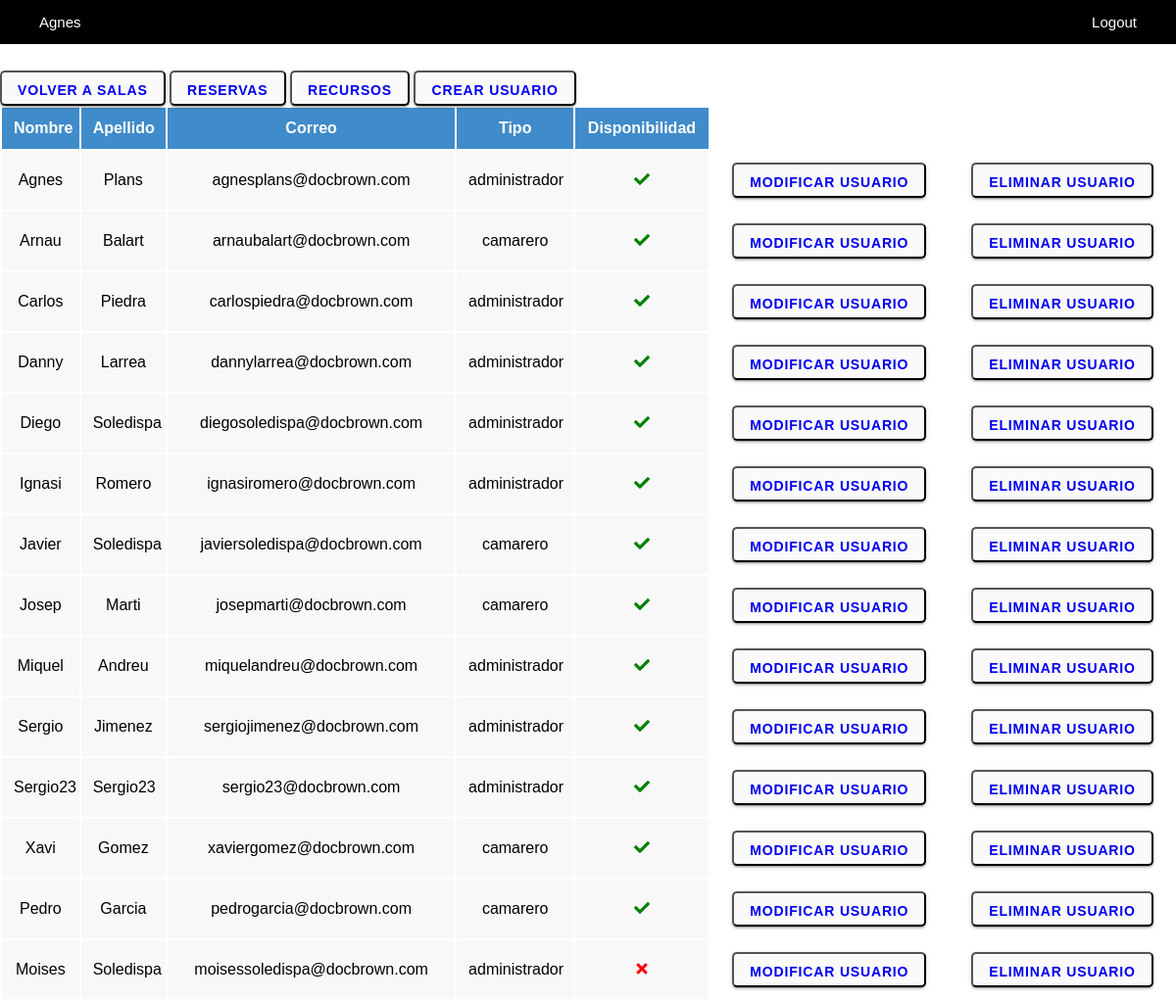
The page /view/zona.usuarios.php (signed in) on the database its author committed.
### tables this page shows
CREATE TABLE `tbl_usuario` (
  `id_u` int(11) NOT NULL,
  `nombre_u` varchar(45) DEFAULT NULL,
  `apellido_u` varchar(45) DEFAULT NULL,
  `correo_u` varchar(100) DEFAULT NULL,
  `contraseña_u` varchar(45) DEFAULT NULL,
  `tipo_u` enum('camarero','administrador') DEFAULT NULL,
  `disponibilidad_u` enum('si','no') DEFAULT NULL
);

### view/zona.usuarios.php (the view, shortened to what this page needs)
<?php
require_once "../services/connection.php";
if ($_SESSION['email']=="") {
    header("location:login.php");
}else {
?>
<!DOCTYPE html>
<html lang="en">
<head>
    <link rel="stylesheet" type="text/css" href="../css/styles.css">
    <link rel="stylesheet" href="https://pro.fontawesome.com/releases/v5.10.0/css/all.css"/>
</head>
<body>
        <ul class="padding-lat">
            <li><a><?php echo $_SESSION["nombre"];?></a></li>
            <li class="right">
                <a href="../proceses/logout.proc.php">Logout</a>
            </li>
        </ul>
    <br><br><br><br>
    <button type="submit"><a type='button' href='zona.sala.php'>Volver a salas</a></button>
    <button type="submit"><a type='button' href='zona.reserva.php'>Reservas</a></button>
    <button type="submit"><a type='button' href='zona.recursos.php'>Recursos</a></button>
    <button type="submit"><a type='button' href='form.usuarios.php'>Crear usuario</a></button>
    <?php
    $usuarios=$pdo->prepare("SELECT * FROM tbl_usuario");
    try{
        $pdo->beginTransaction();
        $usuarios->execute();
        echo  "<div>";
        echo  "<table>";
        echo  "<tr>";
        echo  "<th class='blue'>Nombre</th>";
        echo  "<th class='blue'>Apellido</th>";
        echo  "<th class='blue'>Correo</th>";
        echo  "<th class='blue'>Tipo</th>";
        echo  "<th class='blue'>Disponibilidad</th>";
        echo  "</tr>";
        foreach ($usuarios as $usuario) {
            echo  "<tr>";
                echo "<td class='gris'>{$usuario['nombre_u']}</td>";
                echo "<td class='gris'>{$usuario['apellido_u']}</td>";
                echo "<td class='gris'>{$usuario['correo_u']}</td>";
                echo "<td class='gris'>{$usuario['tipo_u']}</td>";
                if ($usuario['disponibilidad_u']=="si") {
                    echo "<td class='gris'><i class='fas fa-check green'></i></td>";
                }else{
                    echo "<td class='gris'><i class='fas fa-times red'></i></td>";
                }
                echo "<td><button type='submit'><a type='button' href='mod.usuarios.php?id_u={$usuario['id_u']}'>Modificar usuario</a></button></td>";
                echo "<td><button type='submit'><a type='button' href='../proceses/eliminarusuario.php?id_u={$usuario['id_u']}'>Eliminar usuario</a></button></td>";
            echo "</tr>";
        }
        echo "</table>";
        echo "</div>";
        $pdo->commit();
    } catch (Exception $e) {
        $pdo->rollBack();
        echo "Fallo: " . $e->getMessage();
    }
    ?>
</body>
</html>
<?php
}
?>

### css/styles.css (style rules this page uses)
* { box-sizing: border-box; font-family: Arial, Helvetica, sans-serif; }
html, body { height: 100%; }
body { margin: 0; }
ul { list-style-type: none; margin: 0; padding: 0; overflow: hidden; background-color: black; position: fixed; top: 0; width: 100%; }
li { float: left; }
li a { display: block; color: white; text-align: center; padding: 14px 16px; text-decoration: none; font-size: 15px; }
.right { float: right; }
.padding-lat { padding-left: 2%; padding-right: 2%; }
table { width: 100%; }
tr { padding: 1%; text-align: center; }
th { padding: 1%; text-align: center; }
td { padding: 1%; text-align: center; }
.gris { background-color: #f8f8f8; }
.green { color: green; }
.red { color: red; }
.blue { background-color: #408bc9; color: white; }
button { padding: 0 16px; border-radius: 5px; background-color: #fafafa; box-shadow: 0 3px 1px -2px rgba(0, 0, 0, 0.2), 0 2px 2px 0 rgba(0, 0, 0, 0.14), 0 1px 5px 0 rgba(0, 0, 0, 0.12); transition: background-color 15ms linear, box-shadow 280ms cubic-bezier(0.4, 0, 0.2, 1); height: 36px; line-height: 2.25rem; font-size: 0.875rem; font-weight: bold; letter-spacing: 0.06em; text-transform: uppercase; }
button a { text-decoration: none; }

### rows shown on the page
tbl_usuario: nombre_u "Agnes", apellido_u "Plans", correo_u "agnesplans@docbrown.com", tipo_u "administrador", disponibilidad_u "si" (drawn)
tbl_usuario: nombre_u "Arnau", apellido_u "Balart", correo_u "arnaubalart@docbrown.com", tipo_u "camarero", disponibilidad_u "si" (drawn)
tbl_usuario: nombre_u "Carlos", apellido_u "Piedra", correo_u "carlospiedra@docbrown.com", tipo_u "administrador", disponibilidad_u "si" (drawn)
tbl_usuario: nombre_u "Danny", apellido_u "Larrea", correo_u "dannylarrea@docbrown.com", tipo_u "administrador", disponibilidad_u "si" (drawn)
tbl_usuario: nombre_u "Diego", apellido_u "Soledispa", correo_u "diegosoledispa@docbrown.com", tipo_u "administrador", disponibilidad_u "si" (drawn)
tbl_usuario: nombre_u "Ignasi", apellido_u "Romero", correo_u "ignasiromero@docbrown.com", tipo_u "administrador", disponibilidad_u "si" (drawn)
tbl_usuario: nombre_u "Javier", apellido_u "Soledispa", correo_u "javiersoledispa@docbrown.com", tipo_u "camarero", disponibilidad_u "si" (drawn)
tbl_usuario: nombre_u "Josep", apellido_u "Marti", correo_u "josepmarti@docbrown.com", tipo_u "camarero", disponibilidad_u "si" (drawn)
tbl_usuario: nombre_u "Miquel", apellido_u "Andreu", correo_u "miquelandreu@docbrown.com", tipo_u "administrador", disponibilidad_u "si" (drawn)
tbl_usuario: nombre_u "Sergio", apellido_u "Jimenez", correo_u "sergiojimenez@docbrown.com", tipo_u "administrador", disponibilidad_u "si" (drawn)
tbl_usuario: nombre_u "Sergio23", apellido_u "Sergio23", correo_u "sergio23@docbrown.com", tipo_u "administrador", disponibilidad_u "si" (drawn)
tbl_usuario: nombre_u "Xavi", apellido_u "Gomez", correo_u "xaviergomez@docbrown.com", tipo_u "camarero", disponibilidad_u "si" (drawn)
tbl_usuario: nombre_u "Pedro", apellido_u "Garcia", correo_u "pedrogarcia@docbrown.com", tipo_u "camarero", disponibilidad_u "si" (drawn)
tbl_usuario: nombre_u "Moises", apellido_u "Soledispa", correo_u "moisessoledispa@docbrown.com", tipo_u "administrador", disponibilidad_u "no" (drawn)

### other values the page prints
$_SESSION["nombre"] "Agnes"
